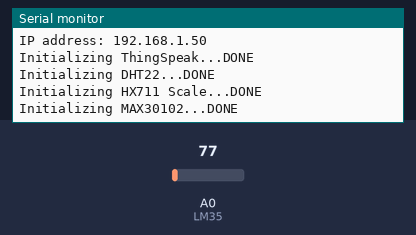
A sketch run on a simulated ESP8266 (NodeMCU). Parts: the last lines printed to the serial monitor. The inputs (shaded band) are chosen by the test bench; at power-on: A0 (LM35) = 77. WiFi joins after 1.5 s; servers stay silent unless stated.

Above: at 9.2 s.
9.3 s: A0 (LM35) set to 92
At 10.9 s:
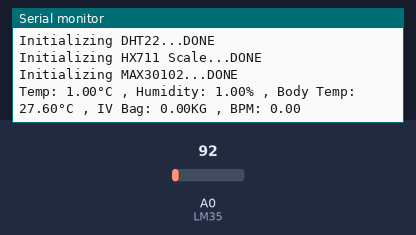
13.5 s: A0 (LM35) set to 107
At 21.6 s:
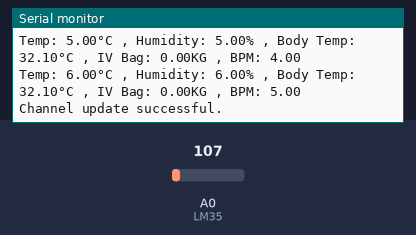

Measured:
- after the input at 9.3 s, the serial monitor: prints a new line after 0.72 s (image 1)
- after the input at 13.5 s, the serial monitor: prints a new line after 0.52 s (image 2)

The sketch:

IOT_HealthMonitoring_fortest.ino
```cpp
/* PIN CONNECTION
  MAX30102 -> [SCL -> D1], [SDA -> D2]
  DHT22 -> [DATA -> D0]
  LM35 -> [OUT -> A0]
  HX711 -> [HX711_DOUT -> D5], [HX711_CLK -> D6]
*/

#include <ESP8266WiFi.h>
#include "secrets.h"
#include "ThingSpeak.h"
#include <DHT.h>
#include "HX711.h"
#include <Wire.h>
#include "MAX30105.h"
#include "heartRate.h"

#define HX711_DOUT D5
#define HX711_CLK D6
#define DHTPIN D0       						// DHT sensor signal pin is connected to (D0)
#define DHTTYPE DHT22   						// DHT 22 type is in use

const int LM35 = A0;	              // LM35 pin connected to A0
float resolution = 3300 / 1023;
char ssid[] = SECRET_SSID ;         // your network SSID (name)
char pass[] = SECRET_PASS;          // your network password

WiFiClient  client;
MAX30105 particleSensor;
DHT dht(DHTPIN, DHTTYPE);
HX711 scale;

unsigned long myChannelNumber = SECRET_CH_ID;		    // Insert Channel ID here
const char * myWriteAPIKey = SECRET_WRITE_APIKEY;	   // Insert API Key here

// MAX3010x variables
const byte RATE_SIZE = 4;           //Increase this for more averaging. 4 is good.
byte rates[RATE_SIZE];              //Array of heart rates
byte rateSpot = 0;
long lastBeat = 0;                  //Time at which the last beat occurred
float beatsPerMinute;
int beatAvg;

// Timer variables
unsigned long lastTime = 0;
unsigned long timerDelay = 20000;   // Wait 20 seconds to update the channel again. This is due to ThingSpeak Free Account limitation.

// Variable to hold sensor readings
float room_temp = 0, room_humidity = 0, body_temp = 0, weight = 0;
int iv_bag = 0;

// Calibration factor for HX711 scale
float calibration_factor = -535262/500 ;  // user set calibration factor (float)

void setup() {
  Serial.begin(115200);								    //Initialize serial
  Serial.println();
  delay(3000);
  Serial.println(F("Configure ESP8266 into Station Mode"));
  WiFi.mode(WIFI_STA);
  //Check status for connect and reconnect to WiFi
  if (WiFi.status() != WL_CONNECTED) {
    Serial.print("Attempting to connect to SSID: ");
    Serial.println(SECRET_SSID);
    WiFi.begin(ssid, pass);
    while (WiFi.status() != WL_CONNECTED) {
      WiFi.begin(ssid, pass);  // Connect to WPA/WPA2 network. Change this line if using open or WEP network
      Serial.print("*");
      delay(5000);
    }
    Serial.println("");
    Serial.print("Connected to ");
    Serial.println(ssid);
    Serial.print("IP address: ");
    Serial.println(WiFi.localIP());
  }
  Serial.print(F("Initializing ThingSpeak..."));
  ThingSpeak.begin(client);							  // Initialize ThingSpeak
  Serial.println(F("DONE"));
  Serial.print(F("Initializing DHT22..."));
  dht.begin();										        // Initialize DHT22
  Serial.println(F("DONE"));
  Serial.print(F("Initializing HX711 Scale..."));
  Serial.println(F("DONE"));
  /*scale.begin(HX711_DOUT, HX711_CLK);
  scale.set_scale();                    // Initialize HX711 Scale
  scale.tare();
  long zero_factor = scale.read_average();			// Get baseline reading
  Serial.print("Scale zero factor: ");
  Serial.println(zero_factor);
  */
  // Initialize MAX3010x sensor
  Serial.print(F("Initializing MAX30102..."));
  Serial.println(F("DONE"));
  /*if (!particleSensor.begin(Wire, I2C_SPEED_FAST)) //Use default I2C port, 400kHz speed
  {
    Serial.println("MAX30105 was not found. Please check wiring/power. ");
    //while (1);
  }
  Serial.println("Place your index finger on the sensor with steady pressure.");

  particleSensor.setup();                     //Configure sensor with default settings
  particleSensor.setPulseAmplitudeRed(0x0A);  //Turn Red LED to low to indicate sensor is running
  particleSensor.setPulseAmplitudeGreen(0);   //Turn off Green LED*/
}

void loop() {

// Check status for connect and reconnect to WiFi
  if (WiFi.status() != WL_CONNECTED) {
    Serial.print("Attempting to restore connection to SSID: ");
    Serial.println(SECRET_SSID);
    while (WiFi.status() != WL_CONNECTED) {
      WiFi.begin(ssid, pass);  // Connect to WPA/WPA2 network. Change this line if using open or WEP network
      Serial.print("*");
      delay(5000);
    }
    Serial.println("");
    Serial.print("Connected to ");
    Serial.println(ssid);
    Serial.print("IP address: ");
    Serial.println(WiFi.localIP());
    lastTime = millis();
  }
  delay(2000);
  //heartbeat_read();
  // Get room temperature & humidity sensor reading
  //room_temp = dht.readTemperature();
  //room_humidity = dht.readHumidity();
  room_temp++;
  room_humidity++;
  Serial.print("Temp: ");
  Serial.print(room_temp);
  Serial.print("°C");
  Serial.print(" , Humidity: ");
  Serial.print(room_humidity);
  Serial.print("%");

  // Get patient body temperature reading
  body_temp = ((analogRead(LM35) * resolution) / 10) ;
  Serial.print(" , Body Temp: ");
  Serial.print(body_temp++);
  Serial.print("°C");

  // Get IV Fluid bag mass
  //iv_scale();
  Serial.print(" , IV Bag: ");
  Serial.print(weight);
  Serial.print("KG");

  Serial.print(" , BPM: ");
  Serial.println(beatsPerMinute);
  beatsPerMinute++;

  // wait until timerDelay for publish data to ThingSpeak
  if ((millis() - lastTime) >= timerDelay) {
    publish_data();
  }
}

void publish_data() {

  // set the fields with the values
  ThingSpeak.setField(1, room_temp);
  ThingSpeak.setField(2, room_humidity);
  ThingSpeak.setField(3, body_temp);
  ThingSpeak.setField(4, iv_bag);
  ThingSpeak.setField(5, beatsPerMinute);

  // Write to ThingSpeak. There are up to 8 fields in a channel, allowing you to store up to 8 different
  // pieces of information in a channel.  Here, we write to field 1.
  int x = ThingSpeak.writeFields(myChannelNumber, myWriteAPIKey);

  if (x == 200) { //ThinkSpeak server will return HTTP status code of 200 if successful.
    Serial.println("Channel update successful.");
  }
  else {
    Serial.println("Problem updating channel. HTTP error code " + String(x));
  }
  lastTime = millis();
}

void heartbeat_read() {

  long irValue = particleSensor.getIR();

  if (checkForBeat(irValue) == true)
  {
    //Heartbeat detected!
    long delta = millis() - lastBeat;
    lastBeat = millis();
    beatsPerMinute = 60 / (delta / 1000.0);
    if (beatsPerMinute < 255 && beatsPerMinute > 20)
    {
      rates[rateSpot++] = (byte)beatsPerMinute; //Store this reading in the array
      rateSpot %= RATE_SIZE; //Wrap variable
      //Take average of readings
      beatAvg = 0;
      for (byte x = 0 ; x < RATE_SIZE ; x++)
        beatAvg += rates[x];
      beatAvg /= RATE_SIZE;
    }
  }
/* For Debug purpose
  Serial.print("IR=");
  Serial.print(irValue);
  Serial.print(", BPM=");
  Serial.print(beatsPerMinute);
  Serial.print(", Avg BPM=");
  Serial.print(beatAvg);
*/
  if (irValue < 50000)
    Serial.println(F(" No finger detected?"));
	beatsPerMinute = 0;
    beatAvg = 0;
}

void iv_scale() {
  if (scale.wait_ready_timeout(1000)) {
    scale.set_scale(calibration_factor);					// Adjust to the calibration_factor
    weight = scale.get_units(10);
    iv_bag = weight;
  } else {
    Serial.println(F("HX711 not found."));
	  iv_bag = 0;
  }
}
```

secrets.h
```cpp
// Use this file to store all of the private credentials
// and connection details

#define SECRET_SSID "*********"    // replace MySSID with your WiFi network name
#define SECRET_PASS "********" // replace MyPassword with your WiFi password

#define SECRET_CH_ID 000000      // replace 0000000 with your channel number
#define SECRET_WRITE_APIKEY "****************"   // replace XYZ with your channel write API Key
```
